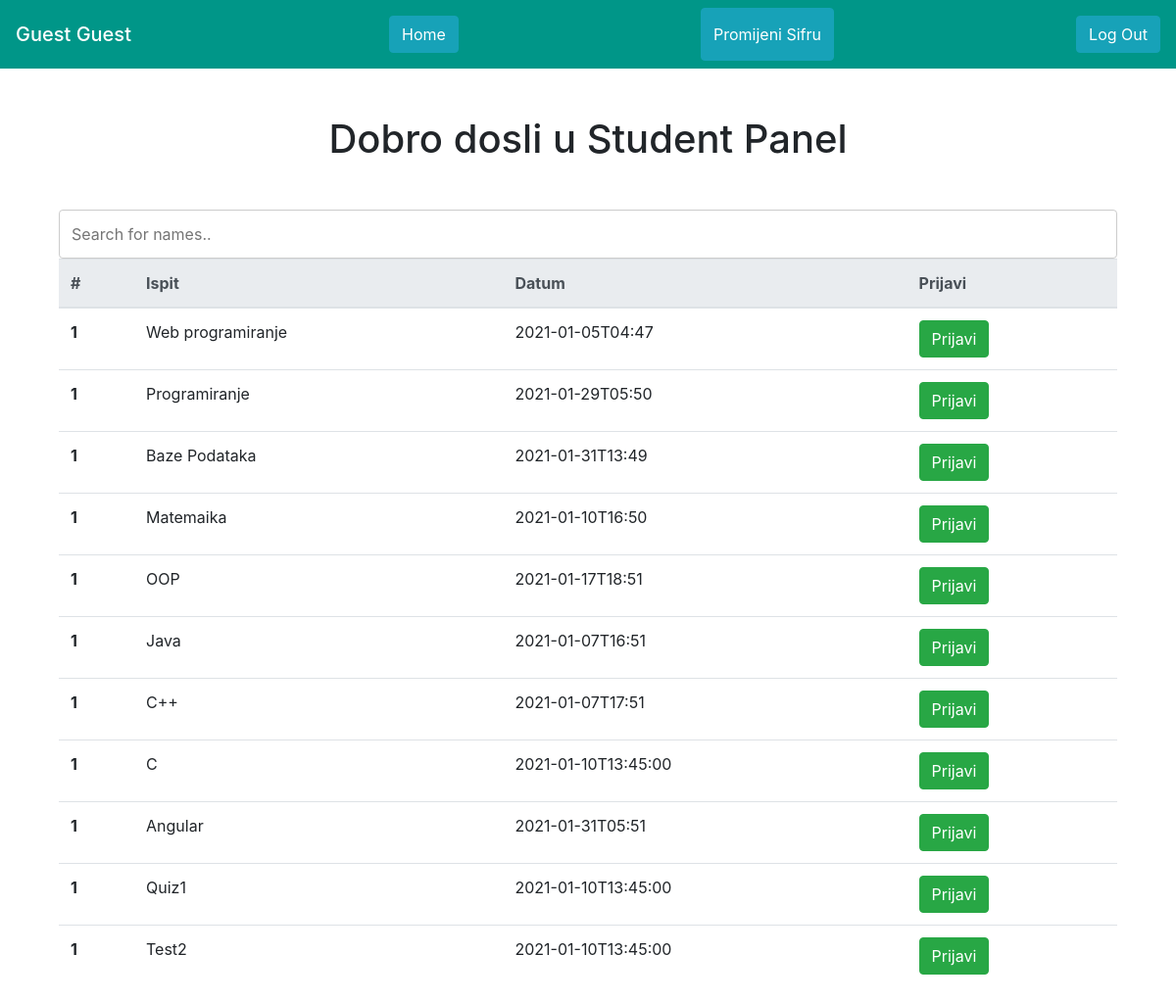
The page /PHPproject/student.php?id=19 on the database its author committed.
### tables this page shows
CREATE TABLE `users` (
  `user_id` int(255) NOT NULL,
  `Ime` varchar(255) NOT NULL,
  `Prezime` varchar(255) NOT NULL,
  `Password` varchar(255) NOT NULL,
  `Username` varchar(255) NOT NULL,
  `Email` varchar(255) NOT NULL,
  `Administrator` int(1) NOT NULL
);

CREATE TABLE `predmet` (
  `predmet_id` int(255) NOT NULL,
  `Naziv` varchar(255) NOT NULL,
  `Datum` varchar(255) NOT NULL
);

### PHPproject/getstudentname.php (called while the page is built, shortened)
<?php
$pom=$_GET['id'];
$sql1="SELECT Ime,Prezime FROM users WHERE user_id='$pom'";
$result1=mysqli_query($conn,$sql1);
while($row=mysqli_fetch_array($result1)){
  $pravoprezime=$row['Prezime'];
   $pravoime=$row['Ime'];
}
?>

### PHPproject/student.php (the view, shortened to what this page needs)
<!DOCTYPE html>
<?php require_once "includes/database.php" ?>
<html lang="en">
<head>
      <link rel="stylesheet" href="student.css">
       <link rel="stylesheet" href="https://maxcdn.bootstrapcdn.com/bootstrap/4.5.2/css/bootstrap.min.css">
</head>
<body>
    <?php
    require_once "getstudentname.php"
    ?>
    <?php
    $sqlpredmet="SELECT Naziv,Datum,predmet_id FROM predmet";
$resql=mysqli_query($conn,$sqlpredmet);
    ?>
    <nav class="navbar  mb-5" style="height:70px; background-color:#009688; color:white;">
  <span class="navbar-brand mb-0 h1"><?php echo $pravoime; echo " "; echo $pravoprezime; ?></span>
   <a href="index.php" class="btn btn-info">Home</a>
 <button type="button" class="btn btn-info" style="height:100%" onclick="changepw()">Promijeni Sifru</button>
 <a href="index.php" class="btn btn-info">Log Out</a>
</nav>
    <div class="container">
        <div class="row"><h1 style="margin:0 auto;" class="mb-5">Dobro dosli u Student Panel</h1></div>
        <div class="col-md-12" id="stdiv">
          <input type="text" id="myInput" onkeyup="myFunction()" placeholder="Search for names.." title="Type in a name">
  <table class="table" id="myTable">
  <thead class="thead-light">
    <tr>
      <th scope="col">#</th>
      <th scope="col">Ispit</th>
      <th scope="col">Datum</th>
      <th scope="col">Prijavi</th>
    </tr>
  </thead>
  <tbody>
   <?php while($red = mysqli_fetch_assoc($resql)){   ?>
    <tr>
      <th scope="row">1</th>
      <td><?php echo $red['Naziv'] ?></td>
      <td><?php echo $red['Datum'] ?></td>
      <td><?php echo "<a href='prijaviispit.php?a={$red['predmet_id']}&b={$pom}' target='_blank' onClick='this.disable=true'  class='btn btn-success'>Prijavi</a>" ?></td>
    </tr>
    <?php }?>
  </tbody>
</table>
        </div>
    </div>
</body>
</html>

### PHPproject/student.css (style rules this page uses)
input[type=text], select, textarea { width: 100%; padding: 12px; border: 1px solid #ccc; border-radius: 4px; resize: vertical; }

### rows shown on the page
users: Ime "Guest", Prezime "Guest"
predmet: Naziv "Web programiranje", Datum "2021-01-05T04:47"
predmet: Naziv "Programiranje", Datum "2021-01-29T05:50"
predmet: Naziv "Baze Podataka", Datum "2021-01-31T13:49"
predmet: Naziv "Matemaika", Datum "2021-01-10T16:50"
predmet: Naziv "OOP", Datum "2021-01-17T18:51"
predmet: Naziv "Java", Datum "2021-01-07T16:51"
predmet: Naziv "C++", Datum "2021-01-07T17:51"
predmet: Naziv "C", Datum "2021-01-10T13:45:00"
predmet: Naziv "Angular", Datum "2021-01-31T05:51"
predmet: Naziv "Quiz1", Datum "2021-01-10T13:45:00"
predmet: Naziv "Test2", Datum "2021-01-10T13:45:00"
